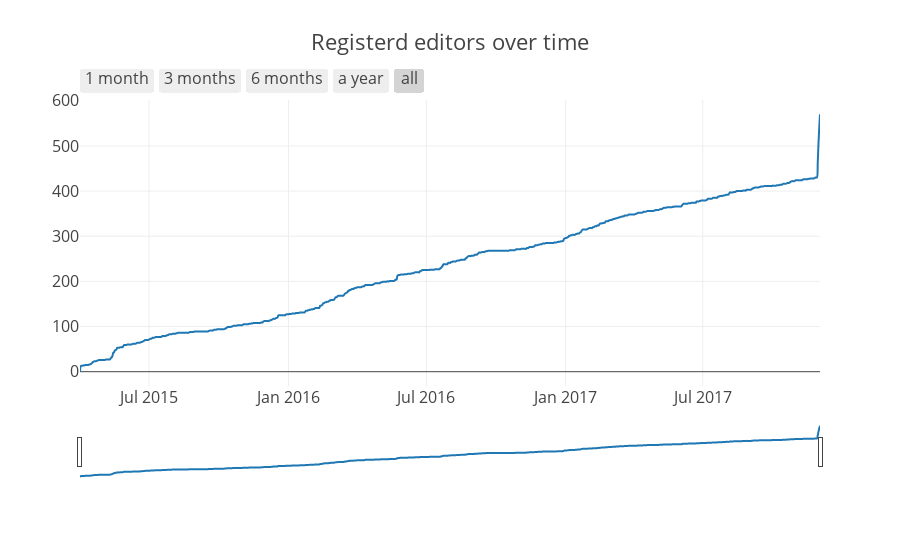

The notebook cell this image was saved under:
### Code cell
data = list(__.pluck_attr('created_at', bb_conn.execute(select([Editor.created_at]))))
plt.iplot(over_time_chart(data, title='Registerd editors over time'),
         config=default_plotly_config)

### Figure 1 — Plotly figure (JSON) as saved in the notebook; plotly's stock layout.template omitted (floating-point values rounded to 4 significant figures; data arrays with more than 128 entries replaced by an {"elided": "..."} marker saying what was removed)
{"data": [{"line": {"shape": "spline"}, "type": "scatter", "x": {"elided": "978 str values"}, "y": {"elided": "978 int values"}}], "layout": {"font": {"size": 16}, "title": "Registerd editors over time", "xaxis": {"rangeselector": {"buttons": [{"count": 1, "label": "1 month", "step": "month", "stepmode": "backward"}, {"count": 3, "label": "3 months", "step": "month", "stepmode": "backward"}, {"count": 6, "label": "6 months", "step": "month", "stepmode": "backward"}, {"count": 12, "label": "a year", "step": "month", "stepmode": "backward"}, {"step": "all"}]}, "rangeslider": {}, "type": "date"}}}
